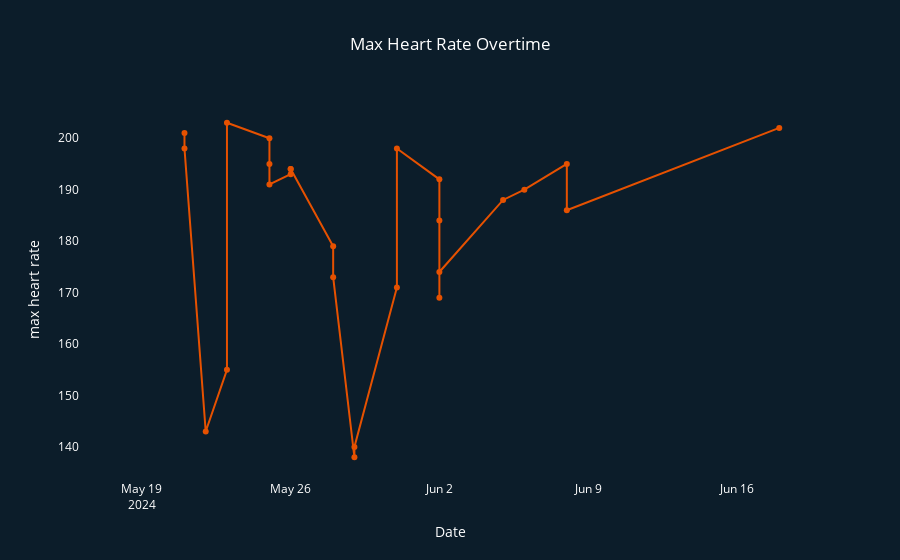

The code cell stored with this chart in its notebook:
### Code cell
# MAX HEART RATE OVERTIME

fig = px.line(df, 
              x='start_date', 
              y='max heart rate', 
              markers=True, 
              title='Max Heart Rate Overtime',
              )

fig.update_traces(line_color="rgb(230, 81, 0)",
                  marker_color="rgb(230, 81, 0)",
                  marker_line_color='rgb(230, 81, 0)'
                  )

fig.update_layout(paper_bgcolor='rgb(12, 29, 42)', 
                  plot_bgcolor='rgb(12, 29, 42)', 
                  font=dict(color='white'),
                  title_x=0.5,
                  xaxis_title='Date',
                  )

fig.update_xaxes(showgrid=False, zeroline=False)
fig.update_yaxes(showgrid=False, zeroline=False)

fig.show()

### Figure 1 — Plotly figure (JSON) as saved in the notebook; plotly's stock layout.template omitted (floating-point values rounded to 4 significant figures)
{"data": [{"hovertemplate": "start_date=%{x}<br>max heart rate=%{y}<extra></extra>", "legendgroup": "", "line": {"color": "rgb(230, 81, 0)", "dash": "solid"}, "marker": {"color": "rgb(230, 81, 0)", "line": {"color": "rgb(230, 81, 0)"}, "symbol": "circle"}, "mode": "lines+markers", "name": "", "orientation": "v", "showlegend": false, "type": "scatter", "x": ["2024-05-18", "2024-05-19", "2024-05-19", "2024-05-21", "2024-05-21", "2024-05-22", "2024-05-23", "2024-05-23", "2024-05-25", "2024-05-25", "2024-05-25", "2024-05-26", "2024-05-26", "2024-05-26", "2024-05-28", "2024-05-28", "2024-05-29", "2024-05-29", "2024-05-31", "2024-05-31", "2024-06-02", "2024-06-02", "2024-06-02", "2024-06-02", "2024-06-05", "2024-06-06", "2024-06-08", "2024-06-08", "2024-06-18"], "xaxis": "x", "y": [null, null, null, 201, 198, 143, 155, 203, 200, 195, 191, 193, 194, 194, 179, 173, 138, 140, 171, 198, 192, 184, 169, 174, 188, 190, 195, 186, 202], "yaxis": "y"}], "layout": {"font": {"color": "white"}, "legend": {"tracegroupgap": 0}, "paper_bgcolor": "rgb(12, 29, 42)", "plot_bgcolor": "rgb(12, 29, 42)", "title": {"text": "Max Heart Rate Overtime", "x": 0.5}, "xaxis": {"anchor": "y", "domain": [0, 1], "showgrid": false, "title": {"text": "Date"}, "zeroline": false}, "yaxis": {"anchor": "x", "domain": [0, 1], "showgrid": false, "title": {"text": "max heart rate"}, "zeroline": false}}}
